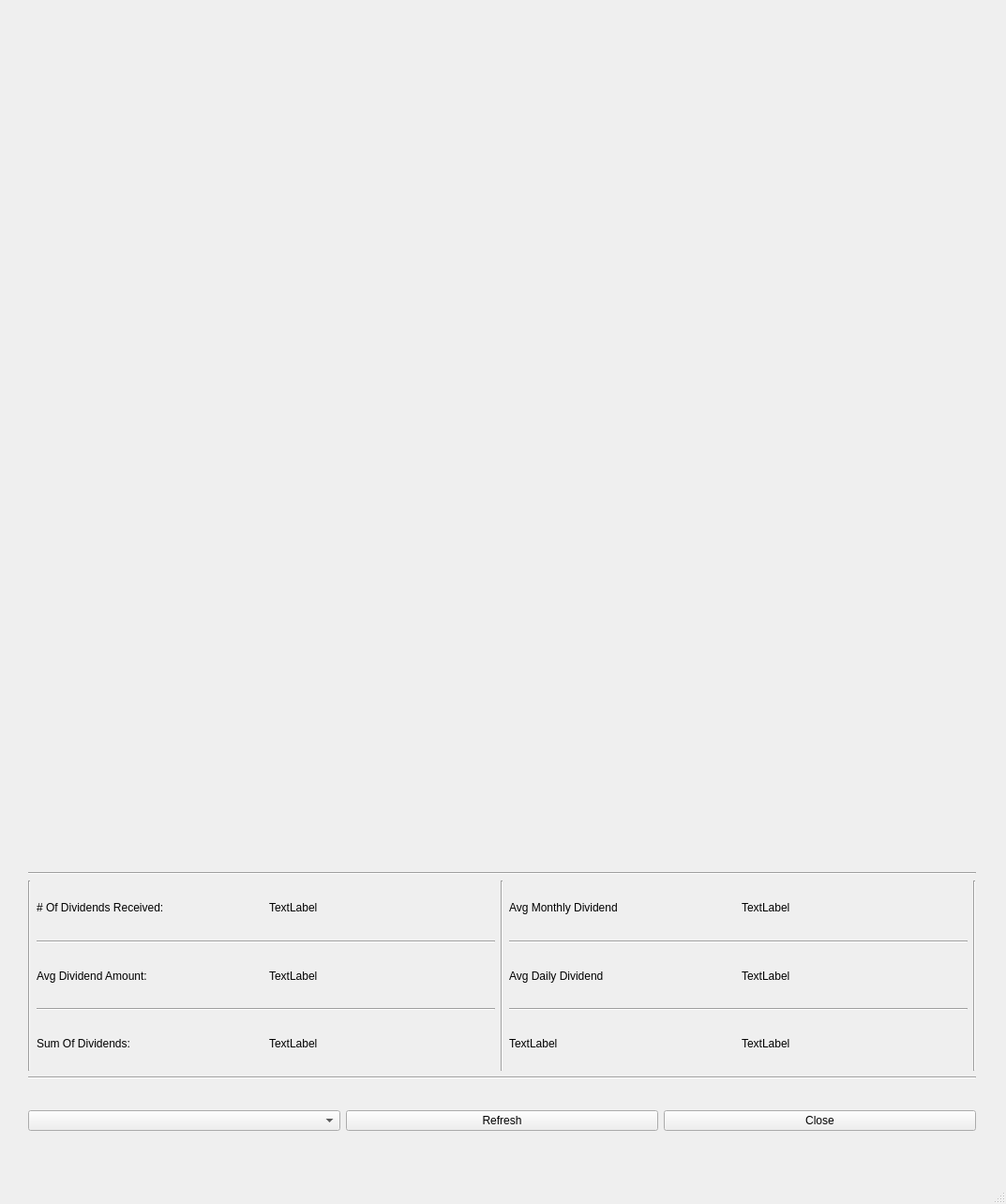
<?xml version="1.0" encoding="UTF-8"?>
<ui version="4.0">
 <class>portfolio_divs</class>
 <widget class="QMainWindow" name="portfolio_divs">
  <property name="geometry">
   <rect>
    <x>0</x>
    <y>0</y>
    <width>1073</width>
    <height>1284</height>
   </rect>
  </property>
  <property name="windowTitle">
   <string>Portfolio Dividends</string>
  </property>
  <widget class="QWidget" name="centralwidget">
   <widget class="QWidget" name="horizontalLayoutWidget">
    <property name="geometry">
     <rect>
      <x>30</x>
      <y>1160</y>
      <width>1011</width>
      <height>71</height>
     </rect>
    </property>
    <layout class="QHBoxLayout" name="horizontalLayout">
     <item>
      <widget class="QComboBox" name="comboBox"/>
     </item>
     <item>
      <widget class="QPushButton" name="refresh_b">
       <property name="text">
        <string>Refresh</string>
       </property>
      </widget>
     </item>
     <item>
      <widget class="QPushButton" name="b_close">
       <property name="text">
        <string>Close</string>
       </property>
      </widget>
     </item>
    </layout>
   </widget>
   <widget class="QWidget" name="layoutWidget">
    <property name="geometry">
     <rect>
      <x>30</x>
      <y>10</y>
      <width>1011</width>
      <height>911</height>
     </rect>
    </property>
    <layout class="QVBoxLayout" name="verticalLayout">
     <item>
      <layout class="QGridLayout" name="gridLayout"/>
     </item>
    </layout>
   </widget>
   <widget class="QWidget" name="gridLayoutWidget">
    <property name="geometry">
     <rect>
      <x>30</x>
      <y>930</y>
      <width>1011</width>
      <height>221</height>
     </rect>
    </property>
    <layout class="QGridLayout" name="gridLayout_2">
     <item row="3" column="1">
      <widget class="QLabel" name="key_2">
       <property name="text">
        <string>Avg Dividend Amount:</string>
       </property>
      </widget>
     </item>
     <item row="3" column="2">
      <widget class="QLabel" name="val_2">
       <property name="text">
        <string>TextLabel</string>
       </property>
      </widget>
     </item>
     <item row="4" column="1" colspan="2">
      <widget class="Line" name="line_7">
       <property name="orientation">
        <enum>Qt::Horizontal</enum>
       </property>
      </widget>
     </item>
     <item row="5" column="5">
      <widget class="QLabel" name="val_6">
       <property name="text">
        <string>TextLabel</string>
       </property>
      </widget>
     </item>
     <item row="1" column="0" rowspan="5">
      <widget class="Line" name="line_2">
       <property name="orientation">
        <enum>Qt::Vertical</enum>
       </property>
      </widget>
     </item>
     <item row="1" column="1">
      <widget class="QLabel" name="key_1">
       <property name="text">
        <string># Of Dividends Received:</string>
       </property>
      </widget>
     </item>
     <item row="1" column="5">
      <widget class="QLabel" name="val_4">
       <property name="text">
        <string>TextLabel</string>
       </property>
      </widget>
     </item>
     <item row="3" column="5">
      <widget class="QLabel" name="val_5">
       <property name="text">
        <string>TextLabel</string>
       </property>
      </widget>
     </item>
     <item row="4" column="4" colspan="2">
      <widget class="Line" name="line_8">
       <property name="orientation">
        <enum>Qt::Horizontal</enum>
       </property>
      </widget>
     </item>
     <item row="1" column="3" rowspan="5">
      <widget class="Line" name="line">
       <property name="orientation">
        <enum>Qt::Vertical</enum>
       </property>
      </widget>
     </item>
     <item row="2" column="4" colspan="2">
      <widget class="Line" name="line_6">
       <property name="orientation">
        <enum>Qt::Horizontal</enum>
       </property>
      </widget>
     </item>
     <item row="3" column="4">
      <widget class="QLabel" name="key_5">
       <property name="text">
        <string>Avg Daily Dividend</string>
       </property>
      </widget>
     </item>
     <item row="0" column="0" colspan="7">
      <widget class="Line" name="line_4">
       <property name="orientation">
        <enum>Qt::Horizontal</enum>
       </property>
      </widget>
     </item>
     <item row="1" column="2">
      <widget class="QLabel" name="val_1">
       <property name="text">
        <string>TextLabel</string>
       </property>
      </widget>
     </item>
     <item row="5" column="4">
      <widget class="QLabel" name="key_6">
       <property name="text">
        <string>TextLabel</string>
       </property>
      </widget>
     </item>
     <item row="2" column="1" colspan="2">
      <widget class="Line" name="line_5">
       <property name="orientation">
        <enum>Qt::Horizontal</enum>
       </property>
      </widget>
     </item>
     <item row="1" column="4">
      <widget class="QLabel" name="key_4">
       <property name="text">
        <string>Avg Monthly Dividend</string>
       </property>
      </widget>
     </item>
     <item row="1" column="6" rowspan="5">
      <widget class="Line" name="line_10">
       <property name="orientation">
        <enum>Qt::Vertical</enum>
       </property>
      </widget>
     </item>
     <item row="6" column="0" colspan="7">
      <widget class="Line" name="line_9">
       <property name="orientation">
        <enum>Qt::Horizontal</enum>
       </property>
      </widget>
     </item>
     <item row="5" column="2">
      <widget class="QLabel" name="val_3">
       <property name="text">
        <string>TextLabel</string>
       </property>
      </widget>
     </item>
     <item row="5" column="1">
      <widget class="QLabel" name="key_3">
       <property name="text">
        <string>Sum Of Dividends:</string>
       </property>
      </widget>
     </item>
    </layout>
   </widget>
  </widget>
  <widget class="QMenuBar" name="menubar">
   <property name="geometry">
    <rect>
     <x>0</x>
     <y>0</y>
     <width>1073</width>
     <height>24</height>
    </rect>
   </property>
  </widget>
  <widget class="QStatusBar" name="statusbar"/>
 </widget>
 <resources/>
 <connections/>
</ui>
